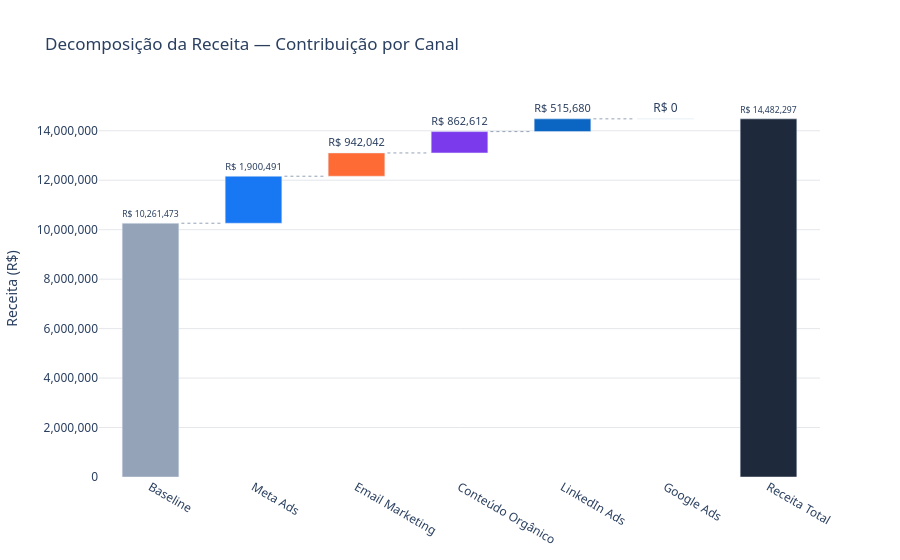

Notebook code for this chart:
### Markdown cell above
## 4. Decomposição da Receita e ROI por Canal

Agora decompomos a receita total em baseline + contribuição de cada canal, e calculamos o retorno sobre investimento.

### Code cell
# Tabela de contribuição e ROI
contributions = mmm.get_channel_contributions()
contributions["canal_display"] = contributions["canal"].map(
    lambda c: CHANNEL_LABELS.get(c, c)
)

print("Contribuição e ROI por Canal:")
print("=" * 74)
for _, row in contributions.iterrows():
    roi_txt = f"{row['roi']:.2f}x" if pd.notna(row["roi"]) else "  —"
    print(
        f"  {CHANNEL_LABELS.get(row['canal'], row['canal']):<22s}"
        f"  Contrib: R$ {row['contribuicao_total']:>12,.0f}"
        f"  ({row['contribuicao_pct']:>5.1f}%)"
        f"  ROI: {roi_txt:>7s}"
    )

# Waterfall
fig_wf = plot_revenue_decomposition_waterfall(contributions)
fig_wf.show()

### Figure 1 — Plotly figure (JSON) as saved in the notebook; plotly's stock layout.template omitted (floating-point values rounded to 4 significant figures)
{"data": [{"base": [0.0], "marker": {"color": "#94A3B8"}, "name": "Baseline", "showlegend": false, "text": "R$ 10,261,473", "textposition": "outside", "type": "bar", "width": 0.55, "x": ["Baseline"], "y": [10260000.0]}, {"base": [10260000.0], "marker": {"color": "#1877F2"}, "name": "Meta Ads", "showlegend": false, "text": "R$ 1,900,491", "textposition": "outside", "type": "bar", "width": 0.55, "x": ["Meta Ads"], "y": [1900000.0]}, {"base": [12160000.0], "marker": {"color": "#FF6B35"}, "name": "Email Marketing", "showlegend": false, "text": "R$ 942,042", "textposition": "outside", "type": "bar", "width": 0.55, "x": ["Email Marketing"], "y": [942000.0]}, {"base": [13100000.0], "marker": {"color": "#7C3AED"}, "name": "Conteúdo Orgânico", "showlegend": false, "text": "R$ 862,612", "textposition": "outside", "type": "bar", "width": 0.55, "x": ["Conteúdo Orgânico"], "y": [862600.0]}, {"base": [13970000.0], "marker": {"color": "#0A66C2"}, "name": "LinkedIn Ads", "showlegend": false, "text": "R$ 515,680", "textposition": "outside", "type": "bar", "width": 0.55, "x": ["LinkedIn Ads"], "y": [515700.0]}, {"base": [14480000.0], "marker": {"color": "#34A853"}, "name": "Google Ads", "showlegend": false, "text": "R$ 0", "textposition": "outside", "type": "bar", "width": 0.55, "x": ["Google Ads"], "y": [0.0]}, {"base": [0], "marker": {"color": "#1E293B"}, "name": "Receita Total", "showlegend": false, "text": "R$ 14,482,297", "textposition": "outside", "type": "bar", "width": 0.55, "x": ["Receita Total"], "y": [14480000.0]}], "layout": {"font": {"family": "Segoe UI, Arial, sans-serif"}, "plot_bgcolor": "white", "shapes": [{"line": {"color": "#94A3B8", "dash": "dot", "width": 1}, "type": "line", "x0": 0.3, "x1": 0.7, "y0": 10260000.0, "y1": 10260000.0}, {"line": {"color": "#94A3B8", "dash": "dot", "width": 1}, "type": "line", "x0": 1.3, "x1": 1.7, "y0": 12160000.0, "y1": 12160000.0}, {"line": {"color": "#94A3B8", "dash": "dot", "width": 1}, "type": "line", "x0": 2.3, "x1": 2.7, "y0": 13100000.0, "y1": 13100000.0}, {"line": {"color": "#94A3B8", "dash": "dot", "width": 1}, "type": "line", "x0": 3.3, "x1": 3.7, "y0": 13970000.0, "y1": 13970000.0}, {"line": {"color": "#94A3B8", "dash": "dot", "width": 1}, "type": "line", "x0": 4.3, "x1": 4.7, "y0": 14480000.0, "y1": 14480000.0}], "title": {"text": "Decomposição da Receita — Contribuição por Canal"}, "yaxis": {"gridcolor": "#E5E7EB", "tickformat": ",.0f", "title": {"text": "Receita (R$)"}}}}
